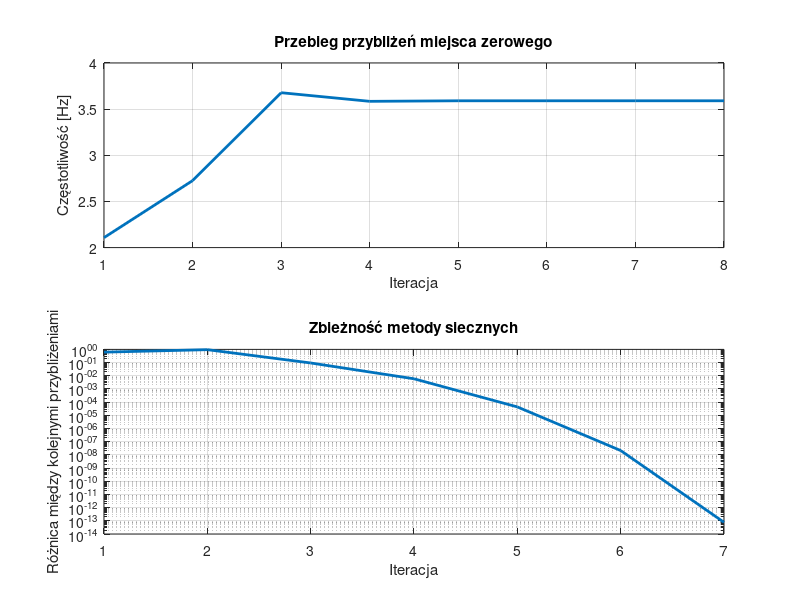

Write MATLAB code to recreate this figure.
function [xvec,xdif,xsolution,ysolution,iterations] = impedance_secant()
% Wyznacza miejsce zerowe funkcji impedance_difference metodą siecznych.
% xvec - wektor z kolejnymi przybliżeniami miejsca zerowego;
%   xvec(1)=x2 przy założeniu, że x0 i x1 są punktami startowymi
% xdif - wektor różnic kolejnych przybliżeń miejsca zerowego
%   xdif(i) = abs(xvec(i+1)-xvec(i));
% xsolution - obliczone miejsce zerowe
% ysolution - wartość funkcji impedance_difference wyznaczona dla f=xsolution
% iterations - liczba iteracji wykonana w celu wyznaczenia xsolution

x0 = 1; % pierwszy punkt startowy metody siecznych
x1 = 10; % drugi punkt startowy metody siecznych
ytolerance = 1e-12; % tolerancja wartości funkcji w przybliżonym miejscu zerowym.
% Warunek abs(f1(xsolution))<ytolerance określa jak blisko zera ma znaleźć
% się wartość funkcji w obliczonym miejscu zerowym funkcji f1(), aby obliczenia
% zostały zakończone.
max_iterations = 1000; % maksymalna liczba iteracji wykonana przez alg. bisekcji

f0 = impedance_difference(x0);
f1 = impedance_difference(x1);

xvec = [];
xdif = [];
xsolution = Inf;
ysolution = Inf;
iterations = max_iterations;

for ii = 1:max_iterations
    x2 = x1 - (f1 * (x1 - x0)) / (f1 - f0);
    xvec(ii, 1) = x2;
    f2 = impedance_difference(x2);
    if abs(f2) < ytolerance
        xsolution = x2;
        ysolution = f2;
        iterations = ii;
        break;
    end
    x0 = x1;
    x1 = x2;
    f0 = f1;
    f1 = f2;
end

xdif = abs(diff(xvec));

figure;
subplot(2,1,1); 
plot(1:iterations, xvec, 'LineWidth', 2);
title("Przebieg przybliżeń miejsca zerowego");
xlabel("Iteracja");
ylabel("Częstotliwość [Hz]");
grid on;

subplot(2,1,2); 
semilogy(1:iterations-1, xdif, 'LineWidth', 2);
title("Zbieżność metody siecznych");
xlabel("Iteracja");
ylabel("Różnica między kolejnymi przybliżeniami");
grid on;

end

function impedance_delta = impedance_difference(f)

R = 525; % Ω
C = 7 * 10^(-5); % F
L = 3; % H
M = 75; % Ω

if f <= 0
    error("f mniejsze od 0");
end

Z = 1/sqrt(1/R^2+(2*pi*f*C-1/(2*pi*f*L))^2);

impedance_delta = Z - M;

end